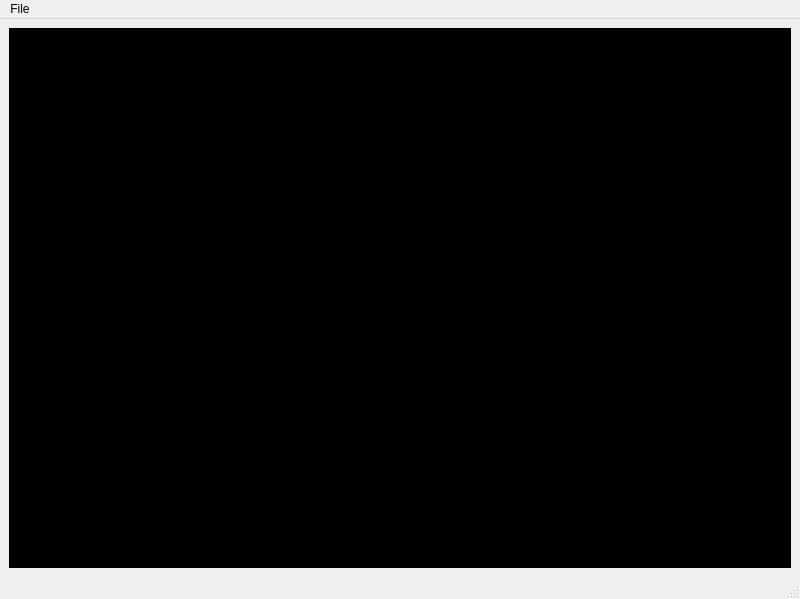
<?xml version="1.0" encoding="UTF-8"?>
<ui version="4.0">
    <class>MainWindow</class>
    <widget class="QMainWindow" name="MainWindow">
        <property name="geometry">
            <rect>
                <x>0</x>
                <y>0</y>
                <width>800</width>
                <height>599</height>
            </rect>
        </property>
        <property name="windowTitle">
            <string>MainWindow</string>
        </property>
        <widget class="QWidget" name="centralwidget">
            <layout class="QGridLayout" name="gridLayout">
                <item row="0" column="0">
                    <widget class="WalkmeshRenderer" name="renderArea" native="true">
                        <property name="sizePolicy">
                            <sizepolicy hsizetype="MinimumExpanding" vsizetype="MinimumExpanding">
                                <horstretch>0</horstretch>
                                <verstretch>0</verstretch>
                            </sizepolicy>
                        </property>
                        <property name="mouseTracking">
                            <bool>true</bool>
                        </property>
                        <property name="focusPolicy">
                            <enum>Qt::StrongFocus</enum>
                        </property>
                        <property name="contextMenuPolicy">
                            <enum>Qt::CustomContextMenu</enum>
                        </property>
                        <property name="styleSheet">
                            <string notr="true">background: black;</string>
                        </property>
                    </widget>
                </item>
            </layout>
        </widget>
        <widget class="QMenuBar" name="menubar">
            <property name="geometry">
                <rect>
                    <x>0</x>
                    <y>0</y>
                    <width>800</width>
                    <height>22</height>
                </rect>
            </property>
            <widget class="QMenu" name="menuFile">
                <property name="title">
                    <string>File</string>
                </property>
                <addaction name="actionNew" />
                <addaction name="actionOpen" />
                <addaction name="actionSave" />
                <addaction name="actionSaveAs" />
                <addaction name="separator" />
                <addaction name="actionLoadWalkmesh" />
                <addaction name="separator" />
                <addaction name="actionExit" />
            </widget>
            <addaction name="menuFile" />
        </widget>
        <widget class="QStatusBar" name="statusbar" />
        <action name="actionNew">
            <property name="text">
                <string>New</string>
            </property>
        </action>
        <action name="actionOpen">
            <property name="text">
                <string>Open</string>
            </property>
        </action>
        <action name="actionSave">
            <property name="text">
                <string>Save</string>
            </property>
        </action>
        <action name="actionSaveAs">
            <property name="text">
                <string>Save As</string>
            </property>
        </action>
        <action name="actionExit">
            <property name="text">
                <string>Exit</string>
            </property>
        </action>
        <action name="actionLoadWalkmesh">
            <property name="text">
                <string>Load Walkmesh</string>
            </property>
        </action>
    </widget>
    <customwidgets>
        <customwidget>
            <class>WalkmeshRenderer</class>
            <extends>QWidget</extends>
            <header location="global">toolset.gui.widgets.renderer.walkmesh</header>
            <container>1</container>
        </customwidget>
    </customwidgets>
    <resources />
    <connections />
</ui>
